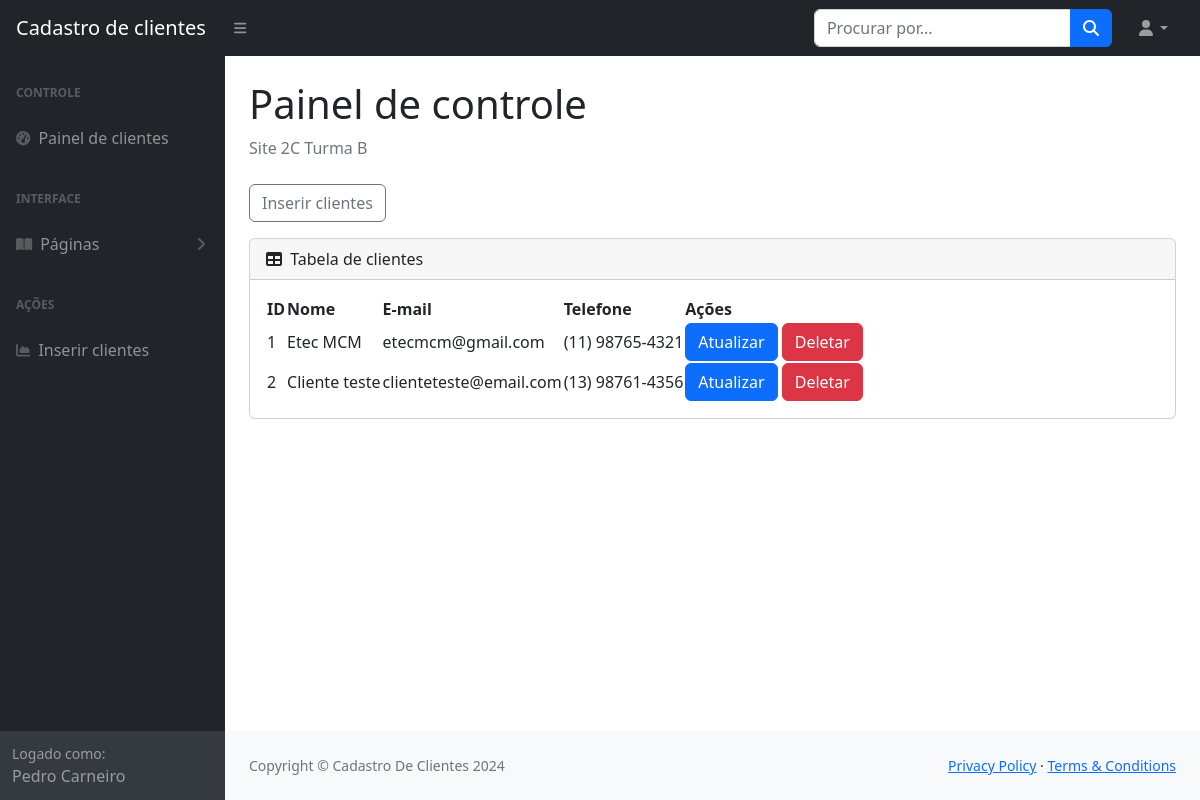
Screenshot of /painel/index.php (signed in) with the database file from the repository.
### tables this page shows
CREATE TABLE `clientes` (
  `id_cliente` int(11) NOT NULL,
  `nome_cliente` varchar(255) NOT NULL,
  `email_cliente` varchar(255) NOT NULL,
  `telefone` varchar(255) NOT NULL
);

### painel/index.php (the view, shortened to what this page needs)
<?php
    include 'conecta.php';
    include 'menu.php';
?>
<div id="layoutSidenav_content">
    <main>
        <div class="container-fluid px-4">
            <h1 class="mt-4">Painel de controle</h1>
            <ol class="breadcrumb mb-4">
                <li class="breadcrumb-item active">Site 2C  Turma B</li>
            </ol>
            <a href='form_insere_clientes.php'><button class='btn btn-outline-secondary'
                    style="margin-bottom: 1rem;">Inserir clientes</button></a>
            <div class="card mb-4">
                <div class="card-header">
                    <i class="fas fa-table me-1"></i>
                    Tabela de clientes
                </div>
                <div class="card-body">
                    <table id="datatablesSimple">
                        <thead>
                            <tr>
                                <th scope="col">ID</th>
                                <th scope="col">Nome</th>
                                <th scope="col">E-mail</th>
                                <th scope="col">Telefone</th>
                                <th scope="col">Ações</th>
                            </tr>
                        </thead>
                        <tbody>
                            <?php
                            $sql = "SELECT * FROM clientes";
                            $consulta = $conexao->query($sql);
                            while ($dados = $consulta->fetch_assoc()) {
                                echo "<tr>";
                                echo "<td>" . $dados['id_cliente'] . "</td>";
                                echo "<td>" . $dados['nome_cliente'] . "</td>";
                                echo "<td>" . $dados['email_cliente'] . "</td>";
                                echo "<td>" . $dados['telefone'] . "</td>";
                                echo "<td>
                                            <a href='form_atualiza_cliente.php?id_cliente=" . $dados["id_cliente"] . "'><button class='btn btn-primary'>Atualizar</button></a>
                                            <a href='apaga_cliente.php?id_cliente=" . $dados["id_cliente"] . "'><button class='btn btn-danger' onclick='return confirmDelete()'>Deletar</button></a>
                                    </td>";
                                echo "</tr>";
                            }
                            ?>
                        </tbody>
                    </table>
                </div>
            </div>
        </div>
    </main>
    <footer class="py-4 bg-light mt-auto">
        <div class="container-fluid px-4">
            <div class="d-flex align-items-center justify-content-between small">
                <div class="text-muted">Copyright &copy; Cadastro De Clientes 2024</div>
                <div>
                    <a href="#">Privacy Policy</a>
                    &middot;
                    <a href="#">Terms &amp; Conditions</a>
                </div>
            </div>
        </div>
    </footer>
</div>
</div>
</body>
</html>

### painel/menu.php (shortened to what this page needs)
<!DOCTYPE html>
<html lang="en">
<head>
    <link href="https://cdn.jsdelivr.net/npm/simple-datatables@7.1.2/dist/style.min.css" rel="stylesheet" />
    <link href="css/styles.css" rel="stylesheet" />
</head>
<body class="sb-nav-fixed">
    <nav class="sb-topnav navbar navbar-expand navbar-dark bg-dark">
        <a class="navbar-brand ps-3" href="index.php">Cadastro de clientes</a>
        <button class="btn btn-link btn-sm order-1 order-lg-0 me-4 me-lg-0" id="sidebarToggle" href="#!"><i
                class="fas fa-bars"></i></button>
        <form class="d-none d-md-inline-block form-inline ms-auto me-0 me-md-3 my-2 my-md-0">
            <div class="input-group">
                <input class="form-control" type="text" placeholder="Procurar por..." aria-label="Search for..."
                    aria-describedby="btnNavbarSearch" />
                <button class="btn btn-primary" id="btnNavbarSearch" type="button"><i
                        class="fas fa-search"></i></button>
            </div>
        </form>
        <ul class="navbar-nav ms-auto ms-md-0 me-3 me-lg-4">
            <li class="nav-item dropdown">
                <a class="nav-link dropdown-toggle" id="navbarDropdown" href="#" role="button" data-bs-toggle="dropdown"
                    aria-expanded="false"><i class="fas fa-user fa-fw"></i></a>
            </li>
        </ul>
    </nav>
    <div id="layoutSidenav">
        <div id="layoutSidenav_nav">
            <nav class="sb-sidenav accordion sb-sidenav-dark" id="sidenavAccordion">
                <div class="sb-sidenav-menu">
                    <div class="nav">
                        <div class="sb-sidenav-menu-heading">Controle</div>
                        <a class="nav-link" href="index.php">
                            <div class="sb-nav-link-icon"><i class="fas fa-tachometer-alt"></i></div>
                            Painel de clientes
                        </a>
                        <div class="sb-sidenav-menu-heading">Interface</div>
                        <a class="nav-link collapsed" href="#" data-bs-toggle="collapse" data-bs-target="#collapsePages"
                            aria-expanded="false" aria-controls="collapsePages">
                            <div class="sb-nav-link-icon"><i class="fas fa-book-open"></i></div>
                            Páginas
                            <div class="sb-sidenav-collapse-arrow"><i class="fas fa-angle-down"></i></div>
                        </a>
                        <div class="sb-sidenav-menu-heading">Ações</div>
                        <a class="nav-link" href="form_insere_clientes.php">
                            <div class="sb-nav-link-icon"><i class="fas fa-chart-area"></i></div>
                            Inserir clientes
                        </a>
                    </div>
                </div>
                <div class="sb-sidenav-footer">
                    <div class="small">Logado como:</div>
                    <?php echo $_SESSION['nome']; ?>
                </div>
            </nav>
        </div>

### rows the page displays
clientes: id_cliente "1", nome_cliente "Etec MCM", email_cliente "etecmcm@gmail.com", telefone "(11) 98765-4321"
clientes: id_cliente "2", nome_cliente "Cliente teste", email_cliente "clienteteste@email.com", telefone "(13) 98761-4356"

### other values shown
$_SESSION['nome'] "Pedro Carneiro"
